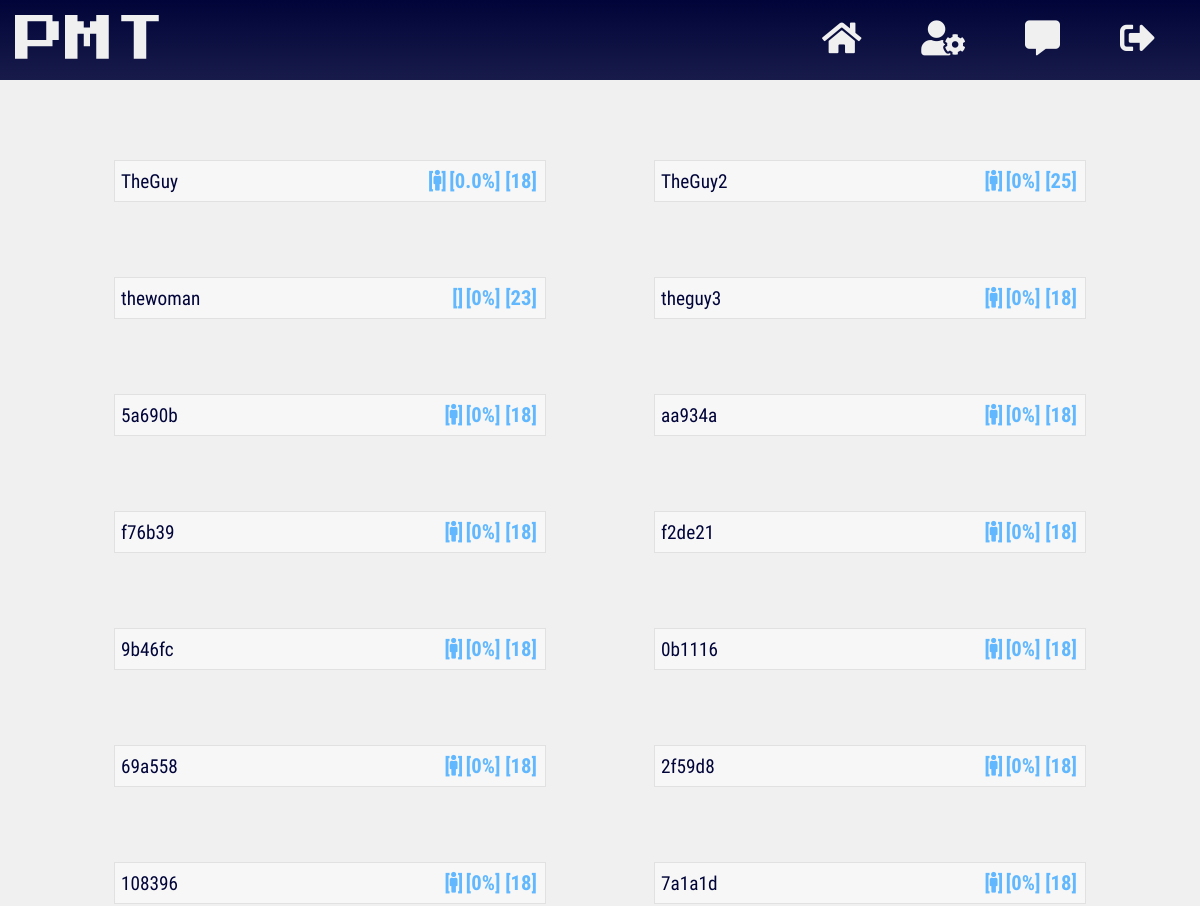
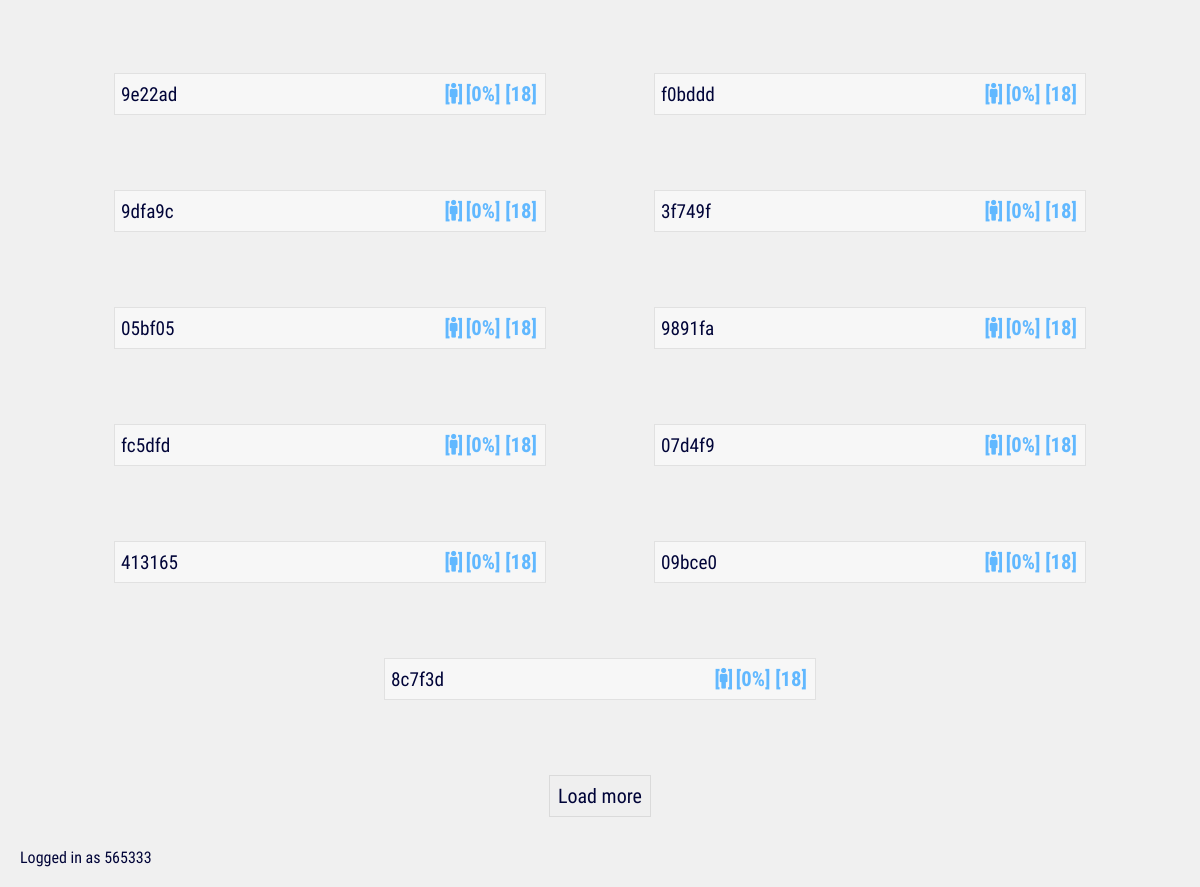
The app's page / (signed in) with its own data (2 pictures, top to bottom).
### app/models.py (models this page shows, shortened)
class User(db.Model, UserMixin):
    __tablename__ = 'users'
    id = db.Column(db.Integer(), primary_key=True)
    username = db.Column(db.String(length=20), nullable=False, unique=True)
    email = db.Column(db.String(length=50), nullable=False, unique=True)
    password_hash = db.Column(db.String(length=60), nullable=False)
    age = db.Column(db.Integer(), nullable=False)
    gender = db.Column(db.String(length=6), nullable=False)
    assumptions = db.relationship('Assumption', secondary=users_to_assumptions,
    backref=db.backref('users', lazy=True), lazy=True)
    added_users = db.relationship('User', secondary=users_to_users,
                  primaryjoin=(users_to_users.c.added_id == id),
                  secondaryjoin=(users_to_users.c.adder_id == id),
                  backref=db.backref('adder_users', lazy=True), lazy=True)
    @property
    def password(self):
        return self.password

### app/routes.py (the view)
@app.route('/')
@login_required
def home_page():
    users = db.session.query(User).filter(User.id!=current_user.id).limit(25)
    return render_template('home.html', users=users,
    calculate_compatibility=calculate_compatibility)

### app/helpers.py (called while the page is built)
def calculate_compatibility(userid):
    commons = 0
    user = User.query.filter_by(id=userid).first()
    user_length = len(user.assumptions)
    main_length = len(current_user.assumptions)
    for assumption in current_user.assumptions:
        if assumption in user.assumptions:
            commons += 1
    if main_length > user_length:
        return round((commons/main_length) * 100, 2)
    elif user_length > main_length:
        return round((commons/user_length) * 100, 2)
    elif user_length == 0 or main_length == 0:
        return round(0, 2)
    else:
        return round((commons/main_length) * 100, 2)

### user_loader/__init__.py (called while the page is built)
@login_manager.user_loader
def load_user(user_id):
    return User.query.get(int(user_id))

### app/templates/home.html (shortened to what this page needs)
{% extends 'uniform/base.html' %}
{% block css_files %}
<link rel="stylesheet" href="{{ url_for('static',
filename='css/minified/home.css') }}">
{% endblock %}
{% block content %}
<ul id="list_of_users">
  {% for user in users %}
  {% if user not in current_user.added_users %}
  <div class="list-item-wrapper" USER_ID="{{ user.id }}">
    <li>
      <span class="username">{{ user.username }}</span>
      <span class="meta-data">
        <span class="gender {{ user.gender }}">
        [<i class="fas fa-{{ user.gender }}" name="gender"></i>]</span>
        <span class="compatibility">[{{ calculate_compatibility(user.id) }}%]
        </span>
        <span class="age">[{{ user.age }}]</span>
      </span>
    </li>
  </div>
  {% endif %}
  {% endfor %}
</ul>
<button type="button" name="load more" id="load_more">Load more</button>
{% endblock %}
{% block footer %}
Logged in as {{ current_user.username }}
{% endblock %}

### app/templates/uniform/base.html (shortened to what this page needs)
<!DOCTYPE html>
<html lang="en" dir="ltr">
  <head>
    <link rel="stylesheet"
    href="{{ url_for('static', filename='css/uniform/minified/base.css') }}">
    {% if current_user.is_authenticated %}
    <link rel="stylesheet"
    href="{{ url_for('static', filename='icons/css/minified/all.css') }}">
    {% endif %}
    {% block css_files %}{% endblock %}
  </head>
  <body>
    <header>
      <span>
        <abbr title="Personality Matching Tool.">
          <a href="{{ url_for('home_page') }}">PMT</a>
        </abbr>
      </span>
      <nav>
        {% if current_user.is_authenticated %}
        <a href="{{ url_for('home_page') }}" title="home"><span class="home">
          <i class="fas fa-home"></i>
        </span></a>
        <a href="{{ url_for('assumptions_page') }}" title="assumptions">
          <span class="assumptions">
          <i class="fas fa-user-cog"></i>
          </span>
        </a>
        <a href="#" title="chat">
          <span class="chat">
            <i class="fas fa-comment-alt"></i>
          </span>
        </a>
        <a href="{{ url_for('logout_page') }}" title="logout">
          <span class="logout">
          <i class="fas fa-sign-out-alt"></i>
        </span></a>
        {% endif %}
      </nav>
    </header>
    <main>
      {% block content %}{% endblock %}
    </main>
    <footer>
      {% block footer %}{% endblock %}
    </footer>
  </body>
</html>

### app/static/css/uniform/minified/base.css (style rules this page uses)
* { box-sizing:border-box;margin:0 }
body { background:#f0f0f0 }
header { display:flex;flex-direction:column;background:linear-gradient(to bottom,#000438,rgba(0,4,56,.9));color:#f0f0f0;padding-bottom:10px }
header>span { font-size:70px;margin:30px 0 30px 0;font-family:brand-font,sans-serif }
header abbr { text-decoration:none }
header * { text-align:center }
header>nav { display:flex;font-size:20px;font-weight:900 }
nav>a { flex-basis:100% }
a,a:active,a:hover,a:link,a:visited { color:inherit;text-decoration:none }
button,header { -webkit-touch-callout:none;-webkit-user-select:none;-khtml-user-select:none;-moz-user-select:none;-ms-user-select:none;user-select:none }
main { margin-bottom:50px }
footer { position:fixed;bottom:0;right:0;left:0;padding:20px;background:rgba(240,240,240);color:#000438;font-family:roboto-regular,sans-serif;text-align:center }
@media (min-width:769px) { header { flex-direction:row;padding:15px;justify-content:space-between;align-items:center } }
@media (min-width:769px) { header>span { font-size:50px;margin:0 } }
@media (min-width:769px) { header>nav { font-weight:100;font-size:35px } }
@media (min-width:769px) { nav>a>span { padding:10px 30px } }
@media (min-width:769px) { nav>a>span { -webkit-transition:background .1s ease;-o-transition:background .1s ease;-moz-transition:background .1s ease;-ms-transition:background .1s ease } }
@media (min-width:769px) { header { position:sticky;top:0;z-index:1 } }
@media (min-width:769px) { footer { text-align:left } }

### app/static/css/minified/home.css (style rules this page uses)
ul { padding:0;margin:80px auto 0 auto;width:90%;display:flex;flex-wrap:wrap }
.list-item-wrapper { flex-basis:100%;position:relative;margin-bottom:75px }
li { border:1px solid rgba(0,0,0,.09);display:flex;justify-content:space-between;flex-wrap:wrap;font-family:sans-serif;background:#f7f7f7;padding:3px;font-size:25px }
.meta-data { order:1;padding:5px;color:#61b8ff;font-size:.44em;align-self:center;font-family:roboto-bold,sans-serif;-webkit-touch-callout:none;-webkit-user-select:none;-khtml-user-select:none;-moz-user-select:none;-ms-user-select:none;user-select:none }
.username { font-family:roboto-regular,sans-serif;align-self:center;padding:3px;color:#000438;font-size:.77em }
.age,.compatibility,.gender { font-size:1.8em }
button#load_more { padding:8px;color:#000438;border:1px solid rgba(0,0,0,.09);font-family:roboto-regular;font-size:20px;display:block;margin:0 auto 70px auto;cursor:pointer }
@media (min-width:769px) { ul { justify-content:space-between } }
@media (min-width:769px) { li { transition:box-shadow 250ms ease } }
@media (min-width:769px) { ul { justify-content:space-around } }
@media (min-width:769px) { .list-item-wrapper { flex-basis:40% } }
@media (min-width:769px) { .meta-data { font-size:.46em } }

### records on screen
User: username "TheGuy", calculate_compatibility "0.0", age "18"
User: username "TheGuy2", calculate_compatibility "0", age "25"
User: username "thewoman", calculate_compatibility "0", age "23"
User: username "theguy3", calculate_compatibility "0", age "18"
User: username "5a690b", calculate_compatibility "0", age "18"
User: username "aa934a", calculate_compatibility "0", age "18"
User: username "f76b39", calculate_compatibility "0", age "18"
User: username "f2de21", calculate_compatibility "0", age "18"
User: username "9b46fc", calculate_compatibility "0", age "18"
User: username "0b1116", calculate_compatibility "0", age "18"
User: username "69a558", calculate_compatibility "0", age "18"
User: username "2f59d8", calculate_compatibility "0", age "18"
User: username "108396", calculate_compatibility "0", age "18"
User: username "7a1a1d", calculate_compatibility "0", age "18"
User: username "9e22ad", calculate_compatibility "0", age "18"
User: username "f0bddd", calculate_compatibility "0", age "18"
User: username "9dfa9c", calculate_compatibility "0", age "18"
User: username "3f749f", calculate_compatibility "0", age "18"
User: username "05bf05", calculate_compatibility "0", age "18"
User: username "9891fa", calculate_compatibility "0", age "18"
User: username "fc5dfd", calculate_compatibility "0", age "18"
User: username "07d4f9", calculate_compatibility "0", age "18"
User: username "413165", calculate_compatibility "0", age "18"
User: username "09bce0", calculate_compatibility "0", age "18"
User: username "8c7f3d", calculate_compatibility "0", age "18"
User: username "565333"
